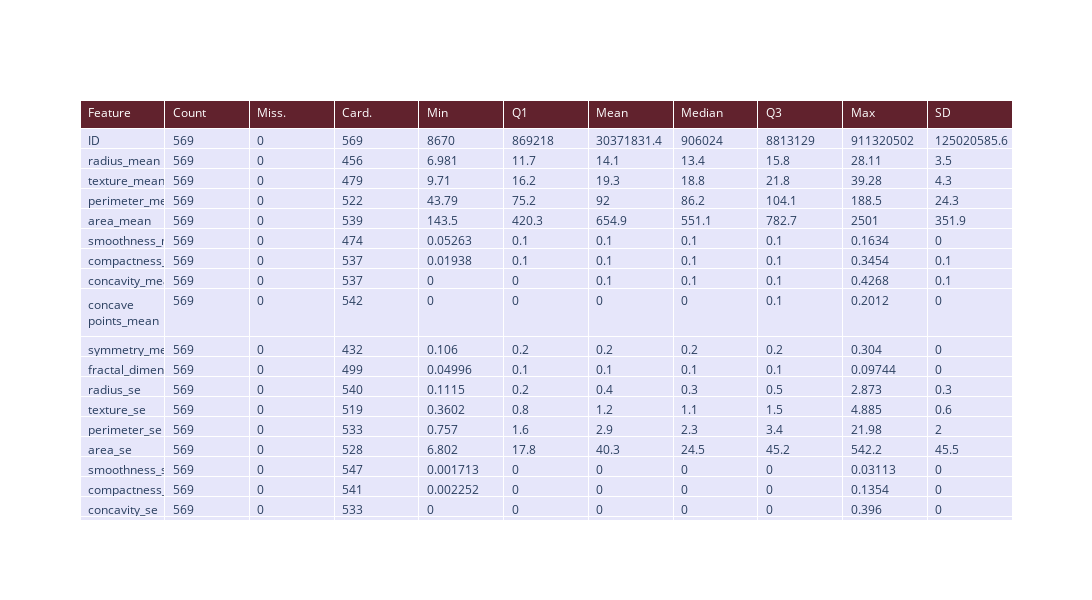

Write notebook code for a chart like this one.
### Code cell
# Define the calculate function
def calculate(numeric_vector):
    return {
        "Count": numeric_vector.count(),
        "Miss.": numeric_vector.isna().sum(),
        "Card.": numeric_vector.nunique(),
        "Min": numeric_vector.min(),
        "Q1": numeric_vector.quantile(0.25),
        "Mean": numeric_vector.mean(),
        "Median": numeric_vector.median(),
        "Q3": numeric_vector.quantile(0.75),
        "Max": numeric_vector.max(),
        "SD": numeric_vector.std()
    }

def Plan(df, features):
    numeric_df = df[features] 
    data_quality_plan = pd.DataFrame(columns=["Feature", "Count", "Miss.", "Card.", "Min", "Q1", "Mean", "Median", "Q3", "Max", "SD"])
    for col in numeric_df:
        stats = calculate(numeric_df[col])
        stats["Feature"] = col
        data_quality_plan = pd.concat([data_quality_plan, pd.DataFrame([stats])], ignore_index=True)
    return data_quality_plan


data_quality_plan1 = Plan(data, continuous_features)
data_quality_plan1.loc[:, "Count":"SD"] = data_quality_plan1.loc[:, "Count":"SD"].round(1)

#data_quality_plan1

# Plot the DataFrame
fig = go.Figure(data=[go.Table(
    header=dict(values=list(data_quality_plan1.columns),
                fill_color='#61222D',
                align='left',
                font=dict(color='white')),
    cells=dict(values=[data_quality_plan1[column] for column in data_quality_plan1.columns],
               fill_color='lavender',
               align='left'))])
fig.update_layout(width=1500, height=600)  # Adjust the size of the figure
fig.show()
data_quality_plan1.to_csv("tables/data_quality_plan1.csv", index=False)

### Figure 1 — Plotly figure (JSON) as saved in the notebook; plotly's stock layout.template omitted (floating-point values rounded to 4 significant figures; data arrays with more than 128 entries replaced by an {"elided": "..."} marker saying what was removed)
{"data": [{"cells": {"align": "left", "fill": {"color": "lavender"}, "values": {"elided": "11x31 mixed values"}}, "header": {"align": "left", "fill": {"color": "#61222D"}, "font": {"color": "white"}, "values": ["Feature", "Count", "Miss.", "Card.", "Min", "Q1", "Mean", "Median", "Q3", "Max", "SD"]}, "type": "table"}], "layout": {"height": 600, "width": 1500}}
